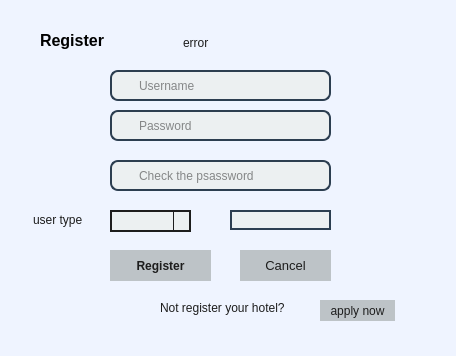
<?xml version="1.0" encoding="UTF-8"?>
<ui version="4.0">
 <class>RegisterWindow</class>
 <widget class="QDialog" name="RegisterWindow">
  <property name="geometry">
   <rect>
    <x>0</x>
    <y>0</y>
    <width>456</width>
    <height>356</height>
   </rect>
  </property>
  <property name="windowTitle">
   <string>Register</string>
  </property>
  <property name="styleSheet">
   <string notr="true">QDialog {
background-color: #eff4ff;
}</string>
  </property>
  <widget class="QLabel" name="register_label">
   <property name="geometry">
    <rect>
     <x>40</x>
     <y>30</y>
     <width>81</width>
     <height>21</height>
    </rect>
   </property>
   <property name="font">
    <font>
     <family>Microsoft YaHei UI</family>
     <pointsize>12</pointsize>
     <weight>75</weight>
     <bold>true</bold>
    </font>
   </property>
   <property name="text">
    <string>Register</string>
   </property>
  </widget>
  <widget class="QLineEdit" name="password_lineedit">
   <property name="geometry">
    <rect>
     <x>110</x>
     <y>110</y>
     <width>221</width>
     <height>31</height>
    </rect>
   </property>
   <property name="focusPolicy">
    <enum>Qt::StrongFocus</enum>
   </property>
   <property name="styleSheet">
    <string notr="true">QLineEdit
{
  color: #1d1d1d;
  background-color: #ecf0f1;
  border: 2px solid #2c3e50;
  border-radius: 8px;
  padding-left: 25px;
  font-family:&quot;Microsoft YaHei UI&quot;;
  text-align: left;
  padding-right: 50px;
  background-image: url(:/qss/icon/password.png);
  background-repeat:no-repeat;
  background-position: center left;
}


</string>
   </property>
   <property name="echoMode">
    <enum>QLineEdit::Password</enum>
   </property>
   <property name="placeholderText">
    <string>Password</string>
   </property>
  </widget>
  <widget class="QPushButton" name="cancel_button">
   <property name="geometry">
    <rect>
     <x>240</x>
     <y>250</y>
     <width>91</width>
     <height>31</height>
    </rect>
   </property>
   <property name="font">
    <font>
     <family>Microsoft YaHei UI</family>
     <pointsize>10</pointsize>
    </font>
   </property>
   <property name="focusPolicy">
    <enum>Qt::ClickFocus</enum>
   </property>
   <property name="styleSheet">
    <string notr="true">QPushButton
{
  color: #1d1d1d;
  background-color: #bdc3c7;
	border:none;
  padding: 3px;
  font-family:&quot;Microsoft YaHei UI&quot;;
	text-align: center;
}
QPushButton:hover, QPushButton:pressed , QPushButton:checked
{
  background-color:  #95a5a6;
	text-align: right;
	padding-right: 20px;

}
QPushButton:hover
{
  background-image: url(:/qss/icon/cross.png);
	background-repeat:no-repeat;
	background-position: center left;
}
QPushButton:pressed, QPushButton:checked
{
  background-image: url(:/qss/icon/cross.png);
	background-repeat:no-repeat;
	background-position: center left;
}</string>
   </property>
   <property name="text">
    <string>Cancel</string>
   </property>
   <property name="autoDefault">
    <bool>false</bool>
   </property>
  </widget>
  <widget class="QLineEdit" name="check_lineedit">
   <property name="geometry">
    <rect>
     <x>110</x>
     <y>160</y>
     <width>221</width>
     <height>31</height>
    </rect>
   </property>
   <property name="focusPolicy">
    <enum>Qt::StrongFocus</enum>
   </property>
   <property name="styleSheet">
    <string notr="true">QLineEdit
{
  color: #1d1d1d;
  background-color: #ecf0f1;
  border: 2px solid #2c3e50;
  border-radius: 8px;
  padding-left: 25px;
  font-family:&quot;Microsoft YaHei UI&quot;;
  text-align: left;
  padding-right: 50px;
  background-image: url(:/qss/icon/password.png);
  background-repeat:no-repeat;
  background-position: center left;
}


</string>
   </property>
   <property name="echoMode">
    <enum>QLineEdit::Password</enum>
   </property>
   <property name="placeholderText">
    <string>Check the psassword</string>
   </property>
  </widget>
  <widget class="QLineEdit" name="username_lineedit">
   <property name="geometry">
    <rect>
     <x>110</x>
     <y>70</y>
     <width>221</width>
     <height>31</height>
    </rect>
   </property>
   <property name="focusPolicy">
    <enum>Qt::StrongFocus</enum>
   </property>
   <property name="styleSheet">
    <string notr="true">QLineEdit
{
  color: #1d1d1d;
  background-color: #ecf0f1;
  border: 2px solid #2c3e50;
  border-radius: 8px;
  padding-left: 25px;
  font-family:&quot;Microsoft YaHei UI&quot;;
  text-align: left;
  padding-right: 50px;
  background-image: url(:/qss/icon/account.png);
  background-repeat:no-repeat;
  background-position: center left;
}


</string>
   </property>
   <property name="placeholderText">
    <string>Username</string>
   </property>
  </widget>
  <widget class="QComboBox" name="user_type_combobox">
   <property name="geometry">
    <rect>
     <x>110</x>
     <y>210</y>
     <width>81</width>
     <height>22</height>
    </rect>
   </property>
   <property name="focusPolicy">
    <enum>Qt::StrongFocus</enum>
   </property>
   <property name="toolTip">
    <string/>
   </property>
   <property name="toolTipDuration">
    <number>-1</number>
   </property>
   <property name="statusTip">
    <string/>
   </property>
   <property name="accessibleName">
    <string/>
   </property>
   <property name="autoFillBackground">
    <bool>false</bool>
   </property>
   <property name="styleSheet">
    <string notr="true">QComboBox
{
  color: #1d1d1d;
  background-color: #ecf0f1;
	border:2px solid #1d1d1d;
  padding: 3px;
  font-family:&quot;Microsoft YaHei UI&quot;;
	text-align: center;
}


  QComboBox::drop-down {
    subcontrol-origin: padding;
    subcontrol-position: top right;
    width: 15px;
 
    border-left-width: 1px;
    border-left-color: #1d1d1d;
    border-left-style: solid; 
    border-top-right-radius: 3px; 
    border-bottom-right-radius: 3px;
}

QComboBox::down-arrow {
    image: url(:/qss/icon/double_down.png);
}


</string>
   </property>
   <property name="currentText">
    <string/>
   </property>
   <property name="currentIndex">
    <number>-1</number>
   </property>
   <property name="insertPolicy">
    <enum>QComboBox::NoInsert</enum>
   </property>
   <property name="sizeAdjustPolicy">
    <enum>QComboBox::AdjustToContentsOnFirstShow</enum>
   </property>
   <property name="duplicatesEnabled">
    <bool>false</bool>
   </property>
   <property name="frame">
    <bool>true</bool>
   </property>
   <item>
    <property name="text">
     <string>Cutomer</string>
    </property>
   </item>
   <item>
    <property name="text">
     <string>Hotel Manger</string>
    </property>
   </item>
   <item>
    <property name="text">
     <string>Platform Administrator</string>
    </property>
   </item>
  </widget>
  <widget class="QPushButton" name="register_button">
   <property name="geometry">
    <rect>
     <x>110</x>
     <y>250</y>
     <width>101</width>
     <height>31</height>
    </rect>
   </property>
   <property name="font">
    <font>
     <family>Microsoft YaHei UI</family>
     <pointsize>9</pointsize>
     <weight>75</weight>
     <bold>true</bold>
    </font>
   </property>
   <property name="styleSheet">
    <string notr="true">QPushButton
{
  color: #1d1d1d;
  background-color: #bdc3c7;
	border:none;
  padding: 3px;
  font-family:&quot;Microsoft YaHei UI&quot;;
	text-align: center;
}
QPushButton:hover, QPushButton:pressed , QPushButton:checked
{
  background-color:  #95a5a6;
	text-align: right;
	padding-right: 20px;

}
QPushButton:hover
{
  background-image: url(:/qss/icon/register.png);
	background-repeat:no-repeat;
	background-position: center left;
}
QPushButton:pressed, QPushButton:checked
{
  background-image: url(:/qss/icon/register.png);
	background-repeat:no-repeat;
	background-position: center left;
}</string>
   </property>
   <property name="text">
    <string>Register</string>
   </property>
   <property name="autoDefault">
    <bool>false</bool>
   </property>
   <property name="default">
    <bool>true</bool>
   </property>
  </widget>
  <widget class="QLineEdit" name="belong_lineedit">
   <property name="enabled">
    <bool>false</bool>
   </property>
   <property name="geometry">
    <rect>
     <x>230</x>
     <y>210</y>
     <width>101</width>
     <height>20</height>
    </rect>
   </property>
   <property name="styleSheet">
    <string notr="true">QLineEdit
{
  color: #1d1d1d;
  background-color: #ecf0f1;
  border: 2px solid #2c3e50;
  font-family:&quot;Microsoft YaHei UI&quot;;
}


</string>
   </property>
  </widget>
  <widget class="QLabel" name="not_label">
   <property name="geometry">
    <rect>
     <x>160</x>
     <y>300</y>
     <width>151</width>
     <height>16</height>
    </rect>
   </property>
   <property name="styleSheet">
    <string notr="true">QLabel
{
  color: #1d1d1d;
  background-color: none;
  border: none;
  font-family:&quot;Microsoft YaHei UI&quot;;

}</string>
   </property>
   <property name="text">
    <string>Not register your hotel?</string>
   </property>
  </widget>
  <widget class="QPushButton" name="apply_button">
   <property name="geometry">
    <rect>
     <x>320</x>
     <y>300</y>
     <width>75</width>
     <height>21</height>
    </rect>
   </property>
   <property name="focusPolicy">
    <enum>Qt::ClickFocus</enum>
   </property>
   <property name="styleSheet">
    <string notr="true">QPushButton
{
  color: #1d1d1d;
  background-color: #bdc3c7;
	border:none;
  padding: 3px;
  font-family:&quot;Microsoft YaHei UI&quot;;
	text-align: center;
}
QPushButton:hover, QPushButton:pressed , QPushButton:checked
{
  background-color:  #95a5a6;
}</string>
   </property>
   <property name="text">
    <string>apply now</string>
   </property>
   <property name="autoDefault">
    <bool>false</bool>
   </property>
  </widget>
  <widget class="QLabel" name="user_type_label">
   <property name="geometry">
    <rect>
     <x>33</x>
     <y>210</y>
     <width>61</width>
     <height>20</height>
    </rect>
   </property>
   <property name="styleSheet">
    <string notr="true">QLabel
{
  color: #1d1d1d;
  background-color: none;
  border: none;
  font-family:&quot;Microsoft YaHei UI&quot;;

}</string>
   </property>
   <property name="text">
    <string>user type</string>
   </property>
  </widget>
  <widget class="QLabel" name="error_label">
   <property name="geometry">
    <rect>
     <x>150</x>
     <y>30</y>
     <width>231</width>
     <height>25</height>
    </rect>
   </property>
   <property name="styleSheet">
    <string notr="true">QLabel
{
  color: #1d1d1d;
  background-color: none;
  border: none;
  padding-left: 30px;
  font-family:&quot;Microsoft YaHei UI&quot;;
  text-align: left;
  background-image: url(:/qss/icon/error.png);
  background-repeat:no-repeat;
  background-position: center left;
}</string>
   </property>
   <property name="text">
    <string>error</string>
   </property>
  </widget>
  <zorder>register_label</zorder>
  <zorder>cancel_button</zorder>
  <zorder>not_label</zorder>
  <zorder>apply_button</zorder>
  <zorder>user_type_label</zorder>
  <zorder>error_label</zorder>
  <zorder>register_button</zorder>
  <zorder>belong_lineedit</zorder>
  <zorder>user_type_combobox</zorder>
  <zorder>check_lineedit</zorder>
  <zorder>password_lineedit</zorder>
  <zorder>username_lineedit</zorder>
 </widget>
 <resources/>
 <connections/>
</ui>
